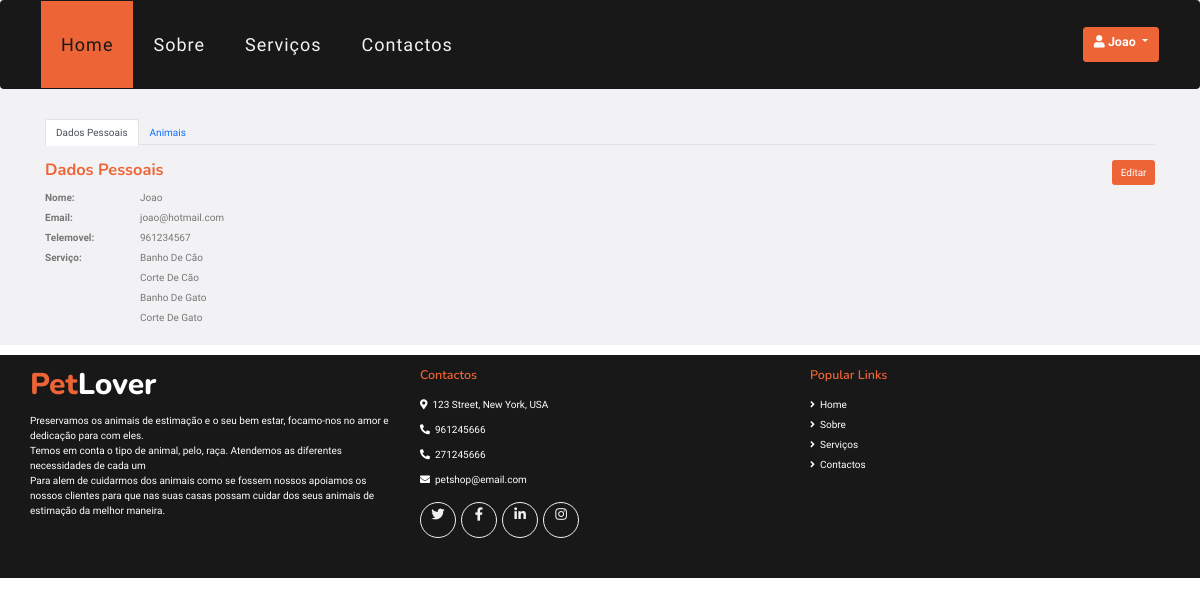
/paginas/dadospessoais.php (signed in), run on the app's committed database.
### tables this page shows
CREATE TABLE `servicosfuncionarios` (
  `id` int(11) NOT NULL,
  `idFuncionario` int(11) NOT NULL,
  `idServico` int(11) NOT NULL
);

CREATE TABLE `servicos` (
  `id` int(11) NOT NULL,
  `nomeServico` text NOT NULL,
  `descricao` text NOT NULL,
  `duracao` int(11) NOT NULL,
  `preco` int(11) NOT NULL,
  `imagem` varchar(60) NOT NULL
);

### paginas/dadospessoais.php (the view, shortened to what this page needs)
<!DOCTYPE html>
<html>
<?php
require 'head.php';
$servicoFuncionario = mysqli_query($conn, "SELECT * FROM servicos s
                                           JOIN servicosfuncionarios sf
                                           ON s.id = sf.idServico AND
                                           sf.idFuncionario='" . $_SESSION["id"] . "'");
?>
<body>
    <?php require 'header.php'; ?>
    <div class="container-fluid bg-light pt-5">
        <div class="container">
            <ul class="nav nav-tabs" id="myTab" role="tablist">
                <li class="nav-item" role="presentation">
                    <button class="nav-link active" id="dados-tab" data-bs-toggle="tab" href="#dados" type="button" role="tab" aria-controls="dados" aria-selected="true"> Dados Pessoais
                </li>
                <li class="nav-item" role="presentation">
                    <button class="nav-link" id="animais-tab" data-bs-toggle="tab" data-bs-target="#animais" type="button" role="tab" aria-controls="animais-tab" aria-selected="false">Animais</button>
                </li>
            </ul>
            <div class="tab-content" id="myTabContent">
                <div class="tab-pane fade show active opacity-100 py-4" id="dados" role="tabpanel" aria-labelledby="dados-tab">
                    <div class="row justify-content-center ">
                        <div class="col-6">
                            <h4 class="mb-3"><span class="text-primary">Dados Pessoais</span> </h4>
                        </div>
                        <div class="col-6">
                            <a type="button" class="btn btn-primary float-right" href="editarDadosPessoais.php?id=<?php echo $_SESSION['id']; ?>">Editar</a>
                        </div>
                    </div>
                    <div class="row justify-content-center ">
                        <div class="col-1">
                            <label class="font-weight-bold"> Nome: </label>
                        </div>
                        <div class="col-11 align-self-center">
                            <label class='text-capitalize font-weight-normal'> <?php echo $_SESSION['nomeUtilizador'] ?> </label>
                        </div>
                    </div>
                    <div class="row justify-content-center ">
                        <div class="col-1 align-self-center">
                            <label class="font-weight-bold"> Email: </label>
                        </div>
                        <div class="col-11">
                            <label class="font-weight-normal"> <?php echo $_SESSION['email'] ?> </label>
                        </div>
                    </div>
                    <div class="row justify-content-center ">
                        <div class="col-1 align-self-center">
                            <label class="font-weight-bold"> Telemovel: </label>
                        </div>
                        <div class="col-11">
                            <label class="font-weight-normal"> <?php echo $_SESSION['telemovel'] ?> </label>
                        </div>
                    </div>
                    <?php if ($_SESSION['tipo'] == 'funcionario') { ?>
                        <div class="row justify-content-center ">
                            <div class="col-1">
                                <label class="font-weight-bold"> Serviço: </label>
                            </div>
                            <div class="col-11">
                                <?php while ($servicoFuncionarioInfo = mysqli_fetch_array($servicoFuncionario)) { ?>
                                    <label class="text-capitalize font-weight-normal">
                                        <?php echo $servicoFuncionarioInfo['nomeServico'] ?>
                                    </label> <br>
                                <?php } ?>
                            </div>
                        </div>
                    <?php } ?>
                </div>
            </div>
        </div>
    </div>
    <?php require "footer.php"; ?>
</body>
</html>

### data on the page
servicosfuncionarios: idServico.nomeServico "Banho De Cão"
servicosfuncionarios: idServico.nomeServico "Corte De Cão"
servicosfuncionarios: idServico.nomeServico "Banho De Gato"
servicosfuncionarios: idServico.nomeServico "Corte De Gato"

### other printed values
$_SESSION['nomeUtilizador'] "Joao"
$_SESSION['email'] "joao@hotmail.com"
$_SESSION['telemovel'] "961234567"
